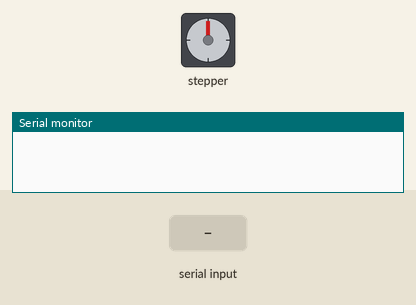
A sketch run on a simulated Arduino Uno, built with avr-gcc and run on an emulated ATmega328P. Parts: stepper motor, the last lines printed to the serial monitor. Wiring (inferred from the names in the program): stepper motor driver (200 steps per turn assumed): step pin 2; direction pin 5. The inputs (shaded band) are chosen by the test bench.

Above: at 1.2 s.
1.3 s: "90,45,200\n" received over Serial
At 2.0 s:
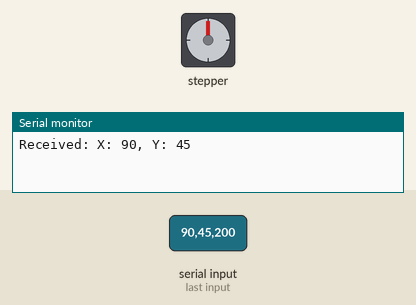
2.8 s: "30,150,10\n" received over Serial
At 3.2 s:
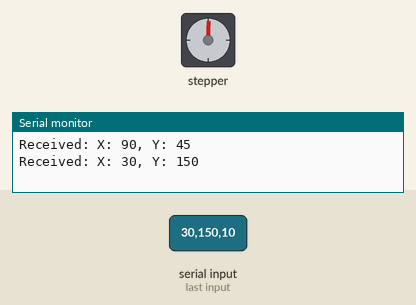
Timing chart, 0 to 5.8 s (numbered marks = the images above; inputs shaded):
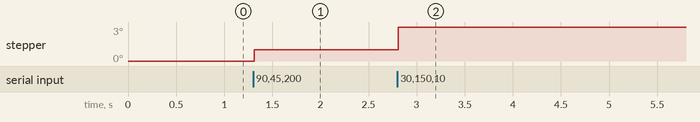

The sketch:

Stepper_Code.ino
```cpp
// Testing Measurements at 10m distance x moved at each step
// 1/16: 8, 7, 1, 3, 3, 4 ==> 4.3 cm
// 1/8:  3, 6, 8, 11, 2, 5 ==> 5.83 cm
// 1/4:  16, 13, 9, 25, 17 ==> 16 cm
// 1/2:  35, 25, 40, 21    ==> 30.25 cm
// 1:    65, 56, 65, 61, 65.5 ==> 62.5 cm

// defines pins
#define stepPin 2
#define dirPin 5
#define potPin 6

#define MS1pin 13
#define MS2pin 12
#define MS3pin 11

int customDelay, customDelayMapped;
int loopy = 0;
int dist_x = 0;
int dist_y = 0;

// Black Green Orange Red

void setup() {
  Serial.begin(9600);

  // Sets the pins as Outputs
  pinMode(stepPin, OUTPUT);
  pinMode(dirPin, OUTPUT);
  pinMode(MS1pin, OUTPUT);
  pinMode(MS2pin, OUTPUT);
  pinMode(MS3pin, OUTPUT);

// Set pins based on step size desired
  digitalWrite(MS1pin, LOW);
  digitalWrite(MS2pin, HIGH);
  digitalWrite(MS3pin, LOW);
}
void loop() {
// delay(1000);
// Serial.print("3...\n");
// delay(1000);
// Serial.print("2...\n");
// delay(1000);
// Serial.print("1...\n");
// delay(1000);
// Serial.print("============================\n");

// Serial Input from Pi
  if (Serial.available() > 0) {
    String data = Serial.readStringUntil('\n');
    // Parse the received data
    dist_x = data.substring(0, data.indexOf(',')).toInt();
    dist_y = data.substring(data.indexOf(',') + 1).toInt();

    // Use dist_x and dist_y as needed
    Serial.print("Received: ");
    Serial.print("X: ");
    Serial.print(dist_x);
    Serial.print(", Y: ");
    Serial.println(dist_y);

    int distance_x = dist_x * -1;
    if(distance_x > 0){

      digitalWrite(dirPin, LOW);
//
      while(distance_x > 10){
        digitalWrite(stepPin, HIGH);
        delayMicroseconds(1500);
        digitalWrite(stepPin, LOW);
        delayMicroseconds(3000);

        String data = Serial.readStringUntil('\n');
        distance_x = data.substring(0, data.indexOf(',')).toInt() * -1;
      }
    }
    else{

      digitalWrite(dirPin, HIGH);

      while(distance_x < -10){
        digitalWrite(stepPin, HIGH);
        delayMicroseconds(1500);
        digitalWrite(stepPin, LOW);
        delayMicroseconds(3000);

        String data = Serial.readStringUntil('\n');
        distance_x = data.substring(0, data.indexOf(',')).toInt() * -1;

      }
    }

    digitalWrite(stepPin, LOW);

   }

}


// Custom function for reading the potentiometer and mapping its value from 300 to 3000, suitable for the custom delay value in microseconds
void speedControl() {
  customDelay = analogRead(A5); // Read the potentiometer value
  //Serial.print("Potentiometer: ");
  //Serial.print(customDelay);
  customDelayMapped = map(customDelay, 0, 1023, 300, 3000); // Convert the analog input from 0 to 1024, to 300 to 3000
  //Serial.print("; Mapped Values: ");
  //Serial.println(customDelayMapped);
}
```
